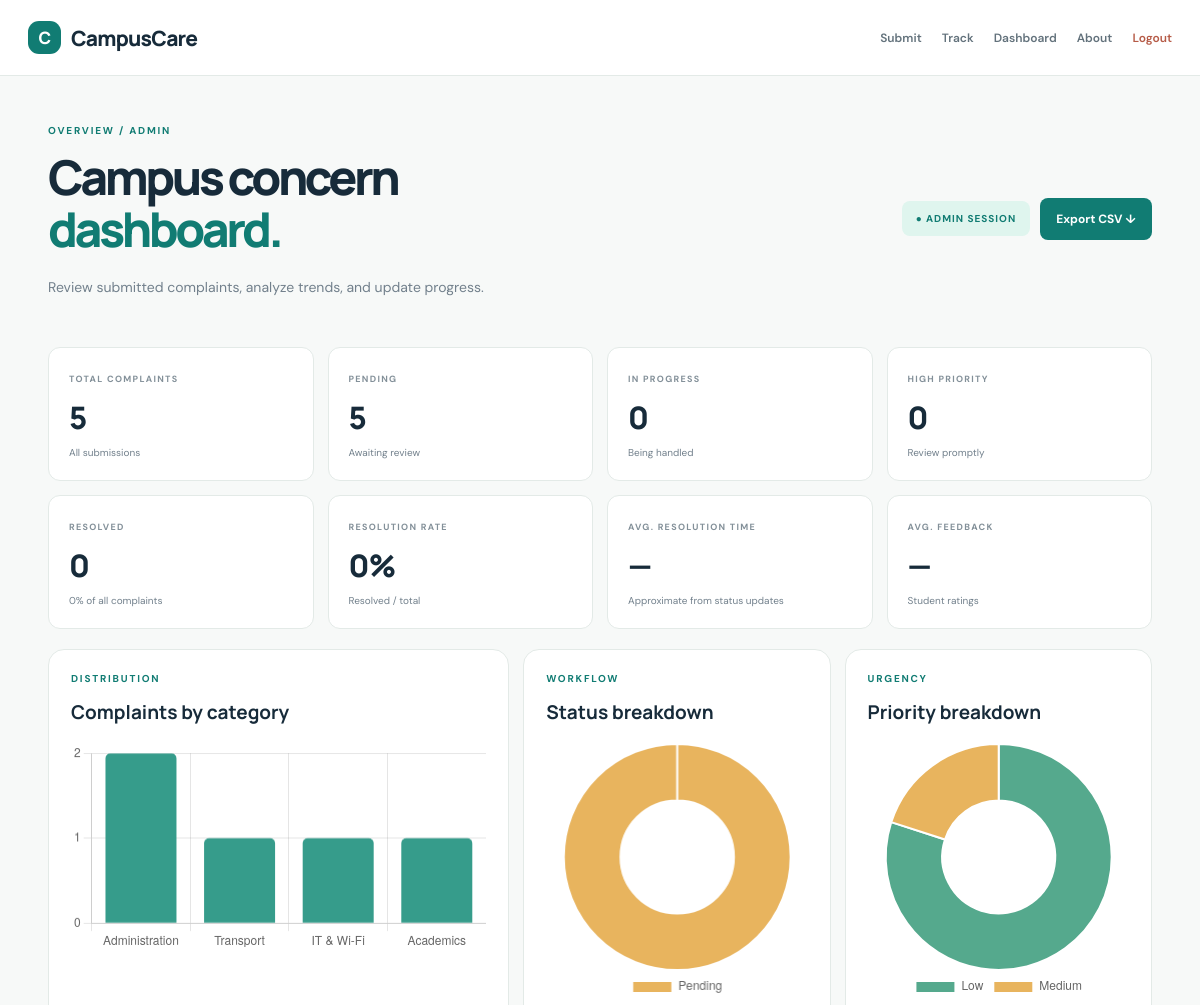
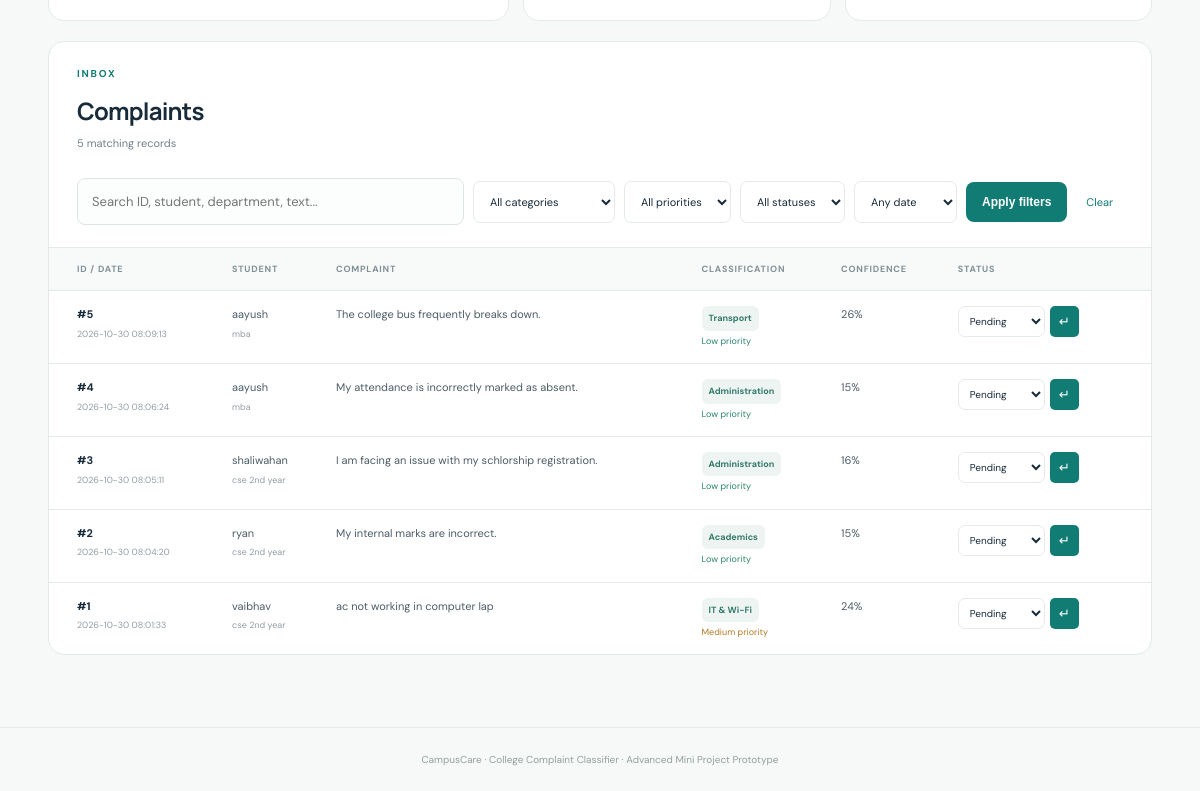
/admin (signed in), run on the app's committed database (2 pictures, top to bottom).
### tables this page shows
CREATE TABLE complaints (
                id INTEGER PRIMARY KEY AUTOINCREMENT,
                student_name TEXT NOT NULL,
                student_email TEXT,
                department TEXT,
                complaint_text TEXT NOT NULL,
                category TEXT NOT NULL,
                priority TEXT NOT NULL,
                status TEXT NOT NULL DEFAULT 'Pending',
                created_at TEXT NOT NULL,
                confidence REAL DEFAULT 0,
                updated_at TEXT,
                feedback_rating INTEGER,
                feedback_comment TEXT,
                anonymous INTEGER NOT NULL DEFAULT 0,
                email_status TEXT DEFAULT 'not_attempted',
                email_recipient TEXT
            );

### app.py (the view, shortened to what this page needs)
@app.route("/admin")
@admin_required
def admin():
    search = request.args.get("q", "").strip()
    category = request.args.get("category", "").strip()
    priority = request.args.get("priority", "").strip()
    status = request.args.get("status", "").strip()
    date_range = request.args.get("range", "").strip()
    clauses, params = [], []
    if search:
        clauses.append("(CAST(id AS TEXT) LIKE ? OR student_name LIKE ? OR complaint_text LIKE ? OR department LIKE ?)")
        term = f"%{search}%"
        params.extend([term, term, term, term])
    if category in CATEGORIES:
        clauses.append("category = ?")
        params.append(category)
    if priority in PRIORITIES:
        clauses.append("priority = ?")
        params.append(priority)
    if status in STATUSES:
        clauses.append("status = ?")
        params.append(status)
    where = (" WHERE " + " AND ".join(clauses)) if clauses else ""
    with get_db() as conn:
        complaints = conn.execute(
            "SELECT * FROM complaints" + where + " ORDER BY id DESC", params
        ).fetchall()
        total = conn.execute("SELECT COUNT(*) FROM complaints").fetchone()[0]
        pending = conn.execute("SELECT COUNT(*) FROM complaints WHERE status='Pending'").fetchone()[0]
        progress = conn.execute("SELECT COUNT(*) FROM complaints WHERE status='In Progress'").fetchone()[0]
        resolved = conn.execute("SELECT COUNT(*) FROM complaints WHERE status='Resolved'").fetchone()[0]
        high = conn.execute("SELECT COUNT(*) FROM complaints WHERE priority='High'").fetchone()[0]
        avg_rating = conn.execute("SELECT AVG(feedback_rating) FROM complaints WHERE feedback_rating IS NOT NULL").fetchone()[0]
        category_rows = conn.execute(
            "SELECT category, COUNT(*) AS count FROM complaints GROUP BY category ORDER BY count DESC"
        ).fetchall()
        status_rows = conn.execute(
            "SELECT status, COUNT(*) AS count FROM complaints GROUP BY status"
        ).fetchall()
        priority_rows = conn.execute(
            "SELECT priority, COUNT(*) AS count FROM complaints GROUP BY priority"
        ).fetchall()
        avg_resolution = conn.execute("""
            SELECT AVG((julianday(updated_at)-julianday(created_at))*24)
            FROM complaints WHERE status='Resolved' AND updated_at IS NOT NULL
        """).fetchone()[0]
    chart_data = {
        "categories": [r["category"] for r in category_rows],
        "categoryCounts": [r["count"] for r in category_rows],
        "statuses": [r["status"] for r in status_rows],
        "statusCounts": [r["count"] for r in status_rows],
        "priorities": [r["priority"] for r in priority_rows],
        "priorityCounts": [r["count"] for r in priority_rows],
    }
    return render_template(
        "admin.html", complaints=complaints, total=total, pending=pending,
        progress=progress, resolved=resolved, high=high, avg_rating=avg_rating,
        avg_resolution=avg_resolution, chart_data=chart_data,
        categories=CATEGORIES, priorities=PRIORITIES, statuses=STATUSES,
        filters={"q": search, "category": category, "priority": priority,
                 "status": status, "range": date_range}
    )

### app.py (called while the page is built)
def get_db():
    conn = sqlite3.connect(DB_PATH)
    conn.row_factory = sqlite3.Row
    return conn

def admin_required(fn):
    @wraps(fn)
    def wrapped(*args, **kwargs):
        if not session.get("admin_logged_in"):
            flash("Please log in to access the admin dashboard.", "error")
            return redirect(url_for("login", next=request.path))
        return fn(*args, **kwargs)
    return wrapped

### templates/admin.html (shortened to what this page needs)
{% extends "base.html" %}{% block title %}Admin Dashboard{% endblock %}{% block content %}
<section class="page-head admin-head"><div><p class="eyebrow">OVERVIEW / ADMIN</p><h1>Campus concern<br><span>dashboard.</span></h1><p class="muted">Review submitted complaints, analyze trends, and update progress.</p></div><div class="admin-actions"><span class="admin-tag">● ADMIN SESSION</span><a class="button" href="{{ url_for('export_csv') }}">Export CSV ↓</a></div></section>
<section class="stats-grid"><div class="stat-card"><small>TOTAL COMPLAINTS</small><strong>{{ total }}</strong><span>All submissions</span></div><div class="stat-card"><small>PENDING</small><strong>{{ pending }}</strong><span>Awaiting review</span></div><div class="stat-card"><small>IN PROGRESS</small><strong>{{ progress }}</strong><span>Being handled</span></div><div class="stat-card"><small>HIGH PRIORITY</small><strong>{{ high }}</strong><span>Review promptly</span></div></section>
<section class="stats-grid secondary-stats"><div class="stat-card"><small>RESOLVED</small><strong>{{ resolved }}</strong><span>{{ ((resolved / total * 100) if total else 0)|round|int }}% of all complaints</span></div><div class="stat-card"><small>RESOLUTION RATE</small><strong>{{ ((resolved / total * 100) if total else 0)|round|int }}%</strong><span>Resolved / total</span></div><div class="stat-card"><small>AVG. RESOLUTION TIME</small><strong>{% if avg_resolution is not none %}{{ avg_resolution|round(1) }}h{% else %}—{% endif %}</strong><span>Approximate from status updates</span></div><div class="stat-card"><small>AVG. FEEDBACK</small><strong>{% if avg_rating is not none %}{{ avg_rating|round(1) }}/5{% else %}—{% endif %}</strong><span>Student ratings</span></div></section>
<section class="charts-grid"><div class="panel chart-panel"><p class="eyebrow">DISTRIBUTION</p><h2>Complaints by category</h2><canvas id="categoryChart"></canvas></div><div class="panel chart-panel"><p class="eyebrow">WORKFLOW</p><h2>Status breakdown</h2><canvas id="statusChart"></canvas></div><div class="panel chart-panel"><p class="eyebrow">URGENCY</p><h2>Priority breakdown</h2><canvas id="priorityChart"></canvas></div></section>
<section class="panel table-panel"><div class="panel-title"><div><p class="eyebrow">INBOX</p><h2>Complaints</h2><p class="muted small-muted">{{ complaints|length }} matching records</p></div></div>
<form method="get" class="filters"><input name="q" value="{{ filters.q }}" placeholder="Search ID, student, department, text...">
<select name="category"><option value="">All categories</option>{% for c in categories %}<option value="{{ c }}" {% if filters.category == c %}selected{% endif %}>{{ c }}</option>{% endfor %}</select>
<select name="priority"><option value="">All priorities</option>{% for p in priorities %}<option value="{{ p }}" {% if filters.priority == p %}selected{% endif %}>{{ p }}</option>{% endfor %}</select>
<select name="status"><option value="">All statuses</option>{% for s in statuses %}<option value="{{ s }}" {% if filters.status == s %}selected{% endif %}>{{ s }}</option>{% endfor %}</select>
<select name="range"><option value="">Any date</option></select>
<button class="button">Apply filters</button><a class="clear-filter" href="{{ url_for('admin') }}">Clear</a></form>
{% if complaints %}<div class="table-wrap"><table><thead><tr><th>ID / DATE</th><th>STUDENT</th><th>COMPLAINT</th><th>CLASSIFICATION</th><th>CONFIDENCE</th><th>STATUS</th></tr></thead><tbody>
{% for c in complaints %}<tr><td><strong>#{{ c.id }}</strong><small>{{ c.created_at }}</small></td><td>{{ c.student_name }}{% if c.anonymous %}<small>Anonymous</small>{% else %}<small>{{ c.department or 'Department not provided' }}</small>{% endif %}</td><td class="complaint-cell">{{ c.complaint_text }}</td><td><span class="category-chip">{{ c.category }}</span><small class="priority-{{ c.priority|lower }}">{{ c.priority }} priority</small></td><td>{{ (c.confidence * 100)|round|int }}%</td><td><form method="post" action="{{ url_for('update_status', complaint_id=c.id) }}" class="status-form"><select name="status" aria-label="Status for complaint {{ c.id }}">{% for s in statuses %}<option value="{{ s }}" {% if s == c.status %}selected{% endif %}>{{ s }}</option>{% endfor %}</select><button title="Save status" aria-label="Save status">↵</button></form></td></tr>{% endfor %}
</tbody></table></div>{% else %}<div class="empty-state">No matching complaints. Try changing the filters or submit a sample complaint.</div>{% endif %}</section>
<script>
const data = {{ chart_data|tojson }};
if (window.Chart) {
 new Chart(document.getElementById('categoryChart'), {type:'bar',data:{labels:data.categories,datasets:[{label:'Complaints',data:data.categoryCounts,backgroundColor:'#369c8b',borderRadius:5}]},options:{responsive:true,plugins:{legend:{display:false}},scales:{y:{beginAtZero:true,ticks:{precision:0}}}}});
 new Chart(document.getElementById('statusChart'), {type:'doughnut',data:{labels:data.statuses,datasets:[{data:data.statusCounts,backgroundColor:['#e8b45e','#7398d4','#45a783']}]},options:{responsive:true,plugins:{legend:{position:'bottom'}}}});
 new Chart(document.getElementById('priorityChart'), {type:'doughnut',data:{labels:data.priorities,datasets:[{data:data.priorityCounts,backgroundColor:['#55a98d','#e8b45e','#cf6d58']}]},options:{responsive:true,plugins:{legend:{position:'bottom'}}}});
}
</script>{% endblock %}

### templates/base.html (shortened to what this page needs)
<!doctype html><html lang="en"><head><meta charset="utf-8"><meta name="viewport" content="width=device-width, initial-scale=1">
<link rel="stylesheet" href="{{ url_for('static', filename='style.css') }}">
<script src="https://cdn.jsdelivr.net/npm/chart.js"></script></head><body>
<header class="topbar"><a class="brand" href="{{ url_for('index') }}"><span class="brand-icon">C</span> CampusCare</a>
<nav><a href="{{ url_for('index') }}">Submit</a><a href="{{ url_for('track') }}">Track</a><a href="{{ url_for('admin') }}">Dashboard</a><a href="{{ url_for('about') }}">About</a>
{% if session.get('admin_logged_in') %}<a class="nav-logout" href="{{ url_for('logout') }}">Logout</a>{% else %}<a href="{{ url_for('login') }}">Admin login</a>{% endif %}</nav></header>
<main class="container">{% with messages = get_flashed_messages(with_categories=true) %}{% if messages %}{% for category, message in messages %}<div class="flash {{ category }}">{{ message }}</div>{% endfor %}{% endif %}{% endwith %}
{% block content %}{% endblock %}</main><footer>CampusCare · College Complaint Classifier · Advanced Mini Project Prototype</footer></body></html>

### data on the page
complaints: id "5", created_at "2026-10-30 08:09:13", student_name "aayush", department "mba", complaint_text "The college bus frequently breaks down.", category "Transport", priority "Low", (c.confidence*100)|round|int "26", status "Pending"
complaints: id "4", created_at "2026-10-30 08:06:24", student_name "aayush", department "mba", complaint_text "My attendance is incorrectly marked as absent.", category "Administration", priority "Low", (c.confidence*100)|round|int "15", status "Pending"
complaints: id "3", created_at "2026-10-30 08:05:11", student_name "shaliwahan", department "cse 2nd year", complaint_text "I am facing an issue with my schlorship registration.", category "Administration", priority "Low", (c.confidence*100)|round|int "16", status "Pending"
complaints: id "2", created_at "2026-10-30 08:04:20", student_name "ryan", department "cse 2nd year", complaint_text "My internal marks are incorrect.", category "Academics", priority "Low", (c.confidence*100)|round|int "15", status "Pending"
complaints: id "1", created_at "2026-10-30 08:01:33", student_name "vaibhav", department "cse 2nd year", complaint_text "ac not working in computer lap", category "IT & Wi-Fi", priority "Medium", (c.confidence*100)|round|int "24", status "Pending"

### other printed values
{{ total }} "5"
{{ pending }} "5"
{{ progress }} "0"
{{ high }} "0"
{{ resolved }} "0"
{{ ((resolved / total * 100) if total else 0)|round|int }} "0"
{{ complaints|length }} "5"
